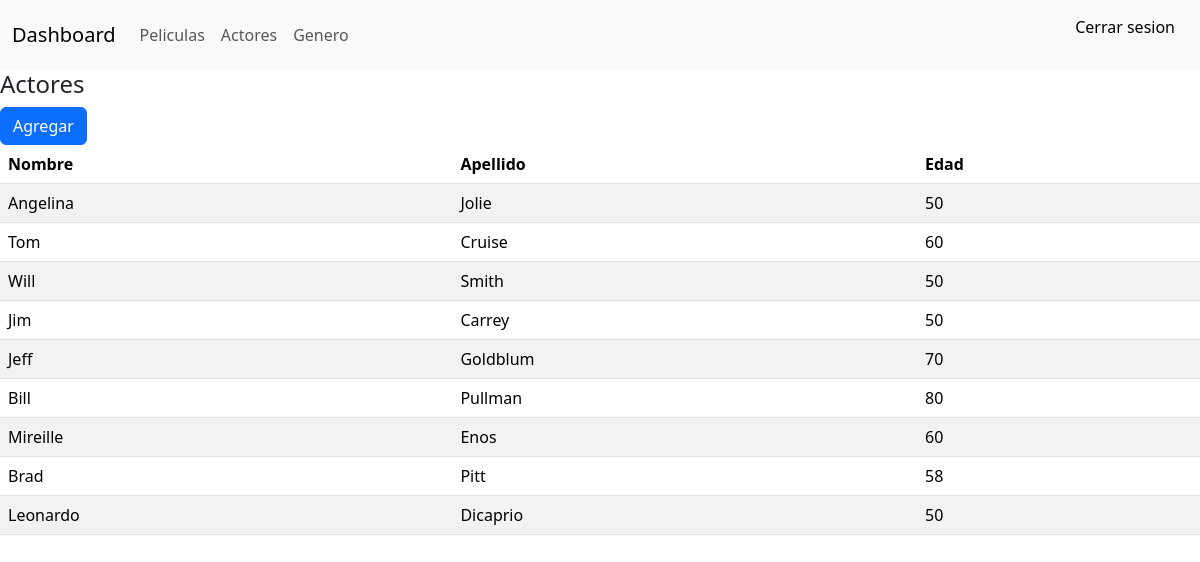
/movie/actors_list/, run on the app's committed database.
### movie/models.py (models this page shows, shortened)
class Actor(models.Model):
    name = models.CharField(max_length=100)
    last_name = models.CharField(max_length=100)
    age = models.CharField(max_length=100)

### movie/views/view_actors.py (the view)
# urls.py: path("actors_list/", views.actor_list_view, name="actors_list"),
def actor_list_view(request):
    actors = Actor.objects.all()
    data = set_data("actors", actors)
    return render(request, 'movie/actor_list.html', data)

### movie/views/view_actors.py (called while the page is built)
def set_data(name, data):
    context= {
        name: data
    }
    return context

### movie/templates/movie/actor_list.html
{% include "movie/partials/styles.html" %}
{% include "movie/partials/navbar.html" %}
<h4>Actores</h4>
<a class="btn btn-primary" href="{% url 'movie:actor_form' %}">Agregar</a>
<table class="table table-striped table-responsive">
    <thead>
        <tr>
        <th scope="col">Nombre</th>
        <th scope="col">Apellido</th>
        <th scope="col">Edad</th>
        </tr>
    </thead>
    <tbody>
        {% for actor in actors %}
        <tr>
        <td>{{ actor.name }}</td>
        <td>{{ actor.last_name }}</td>
        <td>{{ actor.age }}</td>
        </tr>
        {% endfor %}
    </tbody>
</table>

### data on the page
Actor: name "Angelina", last_name "Jolie", age "50"
Actor: name "Tom", last_name "Cruise", age "60"
Actor: name "Will", last_name "Smith", age "50"
Actor: name "Jim", last_name "Carrey", age "50"
Actor: name "Jeff", last_name "Goldblum", age "70"
Actor: name "Bill", last_name "Pullman", age "80"
Actor: name "Mireille", last_name "Enos", age "60"
Actor: name "Brad", last_name "Pitt", age "58"
Actor: name "Leonardo", last_name "Dicaprio", age "50"
